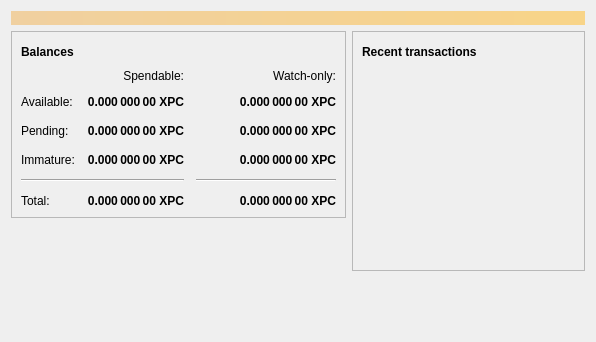
<?xml version="1.0" encoding="UTF-8"?>
<ui version="4.0">
 <class>OverviewPage</class>
 <widget class="QWidget" name="OverviewPage">
  <property name="geometry">
   <rect>
    <x>0</x>
    <y>0</y>
    <width>596</width>
    <height>342</height>
   </rect>
  </property>
  <property name="windowTitle">
   <string>Form</string>
  </property>
  <layout class="QVBoxLayout" name="topLayout">
   <item>
    <widget class="QLabel" name="labelAlerts">
     <property name="visible">
      <bool>false</bool>
     </property>
     <property name="styleSheet">
      <string notr="true">QLabel { background-color: qlineargradient(x1: 0, y1: 0, x2: 1, y2: 0, stop:0 #F0D0A0, stop:1 #F8D488); color:#000000; }</string>
     </property>
     <property name="wordWrap">
      <bool>true</bool>
     </property>
     <property name="margin">
      <number>3</number>
     </property>
     <property name="textInteractionFlags">
      <set>Qt::TextSelectableByMouse</set>
     </property>
    </widget>
   </item>
   <item>
    <layout class="QHBoxLayout" name="horizontalLayout" stretch="1,1">
     <item>
      <layout class="QVBoxLayout" name="verticalLayout_2">
       <item>
        <widget class="QFrame" name="frame">
         <property name="frameShape">
          <enum>QFrame::StyledPanel</enum>
         </property>
         <property name="frameShadow">
          <enum>QFrame::Raised</enum>
         </property>
         <layout class="QVBoxLayout" name="verticalLayout_4">
          <item>
           <layout class="QHBoxLayout" name="horizontalLayout_4">
            <item>
             <widget class="QLabel" name="label_5">
              <property name="font">
               <font>
                <weight>75</weight>
                <bold>true</bold>
               </font>
              </property>
              <property name="text">
               <string>Balances</string>
              </property>
             </widget>
            </item>
            <item>
             <widget class="QPushButton" name="labelWalletStatus">
              <property name="enabled">
               <bool>true</bool>
              </property>
              <property name="maximumSize">
               <size>
                <width>30</width>
                <height>16777215</height>
               </size>
              </property>
              <property name="toolTip">
               <string>The displayed information may be out of date. Your wallet automatically synchronizes with the XPC network after a connection is established, but this process has not completed yet.</string>
              </property>
              <property name="text">
               <string/>
              </property>
              <property name="icon">
               <iconset resource="../bitcoin.qrc">
                <normaloff>:/icons/warning</normaloff>
                <disabledoff>:/icons/warning</disabledoff>:/icons/warning</iconset>
              </property>
              <property name="iconSize">
               <size>
                <width>24</width>
                <height>24</height>
               </size>
              </property>
              <property name="flat">
               <bool>true</bool>
              </property>
             </widget>
            </item>
            <item>
             <spacer name="horizontalSpacer_3">
              <property name="orientation">
               <enum>Qt::Horizontal</enum>
              </property>
              <property name="sizeHint" stdset="0">
               <size>
                <width>40</width>
                <height>20</height>
               </size>
              </property>
             </spacer>
            </item>
           </layout>
          </item>
          <item>
           <layout class="QGridLayout" name="gridLayout">
            <property name="spacing">
             <number>12</number>
            </property>
            <item row="2" column="2">
             <widget class="QLabel" name="labelWatchPending">
              <property name="font">
               <font>
                <weight>75</weight>
                <bold>true</bold>
               </font>
              </property>
              <property name="cursor">
               <cursorShape>IBeamCursor</cursorShape>
              </property>
              <property name="toolTip">
               <string>Unconfirmed transactions to watch-only addresses</string>
              </property>
              <property name="text">
               <string notr="true">0.000 000 00 XPC</string>
              </property>
              <property name="alignment">
               <set>Qt::AlignRight|Qt::AlignTrailing|Qt::AlignVCenter</set>
              </property>
              <property name="textInteractionFlags">
               <set>Qt::LinksAccessibleByMouse|Qt::TextSelectableByKeyboard|Qt::TextSelectableByMouse</set>
              </property>
             </widget>
            </item>
            <item row="2" column="1">
             <widget class="QLabel" name="labelUnconfirmed">
              <property name="font">
               <font>
                <weight>75</weight>
                <bold>true</bold>
               </font>
              </property>
              <property name="cursor">
               <cursorShape>IBeamCursor</cursorShape>
              </property>
              <property name="toolTip">
               <string>Total of transactions that have yet to be confirmed, and do not yet count toward the spendable balance</string>
              </property>
              <property name="text">
               <string notr="true">0.000 000 00 XPC</string>
              </property>
              <property name="alignment">
               <set>Qt::AlignRight|Qt::AlignTrailing|Qt::AlignVCenter</set>
              </property>
              <property name="textInteractionFlags">
               <set>Qt::LinksAccessibleByMouse|Qt::TextSelectableByKeyboard|Qt::TextSelectableByMouse</set>
              </property>
             </widget>
            </item>
            <item row="3" column="2">
             <widget class="QLabel" name="labelWatchImmature">
              <property name="font">
               <font>
                <weight>75</weight>
                <bold>true</bold>
               </font>
              </property>
              <property name="cursor">
               <cursorShape>IBeamCursor</cursorShape>
              </property>
              <property name="toolTip">
               <string>Mined balance in watch-only addresses that has not yet matured</string>
              </property>
              <property name="text">
               <string notr="true">0.000 000 00 XPC</string>
              </property>
              <property name="alignment">
               <set>Qt::AlignRight|Qt::AlignTrailing|Qt::AlignVCenter</set>
              </property>
              <property name="textInteractionFlags">
               <set>Qt::LinksAccessibleByMouse|Qt::TextSelectableByKeyboard|Qt::TextSelectableByMouse</set>
              </property>
             </widget>
            </item>
            <item row="4" column="0" colspan="2">
             <widget class="Line" name="line">
              <property name="orientation">
               <enum>Qt::Horizontal</enum>
              </property>
             </widget>
            </item>
            <item row="4" column="2">
             <widget class="Line" name="lineWatchBalance">
              <property name="sizePolicy">
               <sizepolicy hsizetype="Preferred" vsizetype="Fixed">
                <horstretch>0</horstretch>
                <verstretch>0</verstretch>
               </sizepolicy>
              </property>
              <property name="minimumSize">
               <size>
                <width>140</width>
                <height>0</height>
               </size>
              </property>
              <property name="orientation">
               <enum>Qt::Horizontal</enum>
              </property>
             </widget>
            </item>
            <item row="5" column="0">
             <widget class="QLabel" name="labelTotalText">
              <property name="text">
               <string>Total:</string>
              </property>
             </widget>
            </item>
            <item row="3" column="1">
             <widget class="QLabel" name="labelImmature">
              <property name="font">
               <font>
                <weight>75</weight>
                <bold>true</bold>
               </font>
              </property>
              <property name="cursor">
               <cursorShape>IBeamCursor</cursorShape>
              </property>
              <property name="toolTip">
               <string>Mined balance that has not yet matured</string>
              </property>
              <property name="text">
               <string notr="true">0.000 000 00 XPC</string>
              </property>
              <property name="alignment">
               <set>Qt::AlignRight|Qt::AlignTrailing|Qt::AlignVCenter</set>
              </property>
              <property name="textInteractionFlags">
               <set>Qt::LinksAccessibleByMouse|Qt::TextSelectableByKeyboard|Qt::TextSelectableByMouse</set>
              </property>
             </widget>
            </item>
            <item row="2" column="3">
             <spacer name="horizontalSpacer_2">
              <property name="orientation">
               <enum>Qt::Horizontal</enum>
              </property>
              <property name="sizeHint" stdset="0">
               <size>
                <width>40</width>
                <height>20</height>
               </size>
              </property>
             </spacer>
            </item>
            <item row="3" column="0">
             <widget class="QLabel" name="labelImmatureText">
              <property name="text">
               <string>Immature:</string>
              </property>
             </widget>
            </item>
            <item row="5" column="1">
             <widget class="QLabel" name="labelTotal">
              <property name="font">
               <font>
                <weight>75</weight>
                <bold>true</bold>
               </font>
              </property>
              <property name="cursor">
               <cursorShape>IBeamCursor</cursorShape>
              </property>
              <property name="toolTip">
               <string>Your current total balance</string>
              </property>
              <property name="text">
               <string notr="true">0.000 000 00 XPC</string>
              </property>
              <property name="alignment">
               <set>Qt::AlignRight|Qt::AlignTrailing|Qt::AlignVCenter</set>
              </property>
              <property name="textInteractionFlags">
               <set>Qt::LinksAccessibleByMouse|Qt::TextSelectableByKeyboard|Qt::TextSelectableByMouse</set>
              </property>
             </widget>
            </item>
            <item row="5" column="2">
             <widget class="QLabel" name="labelWatchTotal">
              <property name="font">
               <font>
                <weight>75</weight>
                <bold>true</bold>
               </font>
              </property>
              <property name="cursor">
               <cursorShape>IBeamCursor</cursorShape>
              </property>
              <property name="toolTip">
               <string>Current total balance in watch-only addresses</string>
              </property>
              <property name="text">
               <string notr="true">0.000 000 00 XPC</string>
              </property>
              <property name="alignment">
               <set>Qt::AlignRight|Qt::AlignTrailing|Qt::AlignVCenter</set>
              </property>
              <property name="textInteractionFlags">
               <set>Qt::LinksAccessibleByMouse|Qt::TextSelectableByKeyboard|Qt::TextSelectableByMouse</set>
              </property>
             </widget>
            </item>
            <item row="0" column="2">
             <widget class="QLabel" name="labelWatchonly">
              <property name="text">
               <string>Watch-only:</string>
              </property>
              <property name="alignment">
               <set>Qt::AlignRight|Qt::AlignTrailing|Qt::AlignVCenter</set>
              </property>
             </widget>
            </item>
            <item row="1" column="0">
             <widget class="QLabel" name="labelBalanceText">
              <property name="text">
               <string>Available:</string>
              </property>
             </widget>
            </item>
            <item row="1" column="1">
             <widget class="QLabel" name="labelBalance">
              <property name="font">
               <font>
                <weight>75</weight>
                <bold>true</bold>
               </font>
              </property>
              <property name="cursor">
               <cursorShape>IBeamCursor</cursorShape>
              </property>
              <property name="toolTip">
               <string>Your current spendable balance</string>
              </property>
              <property name="text">
               <string notr="true">0.000 000 00 XPC</string>
              </property>
              <property name="alignment">
               <set>Qt::AlignRight|Qt::AlignTrailing|Qt::AlignVCenter</set>
              </property>
              <property name="textInteractionFlags">
               <set>Qt::LinksAccessibleByMouse|Qt::TextSelectableByKeyboard|Qt::TextSelectableByMouse</set>
              </property>
             </widget>
            </item>
            <item row="1" column="2">
             <widget class="QLabel" name="labelWatchAvailable">
              <property name="font">
               <font>
                <weight>75</weight>
                <bold>true</bold>
               </font>
              </property>
              <property name="cursor">
               <cursorShape>IBeamCursor</cursorShape>
              </property>
              <property name="toolTip">
               <string>Your current balance in watch-only addresses</string>
              </property>
              <property name="text">
               <string notr="true">0.000 000 00 XPC</string>
              </property>
              <property name="alignment">
               <set>Qt::AlignRight|Qt::AlignTrailing|Qt::AlignVCenter</set>
              </property>
              <property name="textInteractionFlags">
               <set>Qt::LinksAccessibleByMouse|Qt::TextSelectableByKeyboard|Qt::TextSelectableByMouse</set>
              </property>
             </widget>
            </item>
            <item row="2" column="0">
             <widget class="QLabel" name="labelPendingText">
              <property name="text">
               <string>Pending:</string>
              </property>
             </widget>
            </item>
            <item row="0" column="1">
             <widget class="QLabel" name="labelSpendable">
              <property name="text">
               <string>Spendable:</string>
              </property>
              <property name="alignment">
               <set>Qt::AlignRight|Qt::AlignTrailing|Qt::AlignVCenter</set>
              </property>
             </widget>
            </item>
           </layout>
          </item>
         </layout>
        </widget>
       </item>
       <item>
        <spacer name="verticalSpacer">
         <property name="orientation">
          <enum>Qt::Vertical</enum>
         </property>
         <property name="sizeHint" stdset="0">
          <size>
           <width>20</width>
           <height>40</height>
          </size>
         </property>
        </spacer>
       </item>
      </layout>
     </item>
     <item>
      <layout class="QVBoxLayout" name="verticalLayout_3">
       <item>
        <widget class="QFrame" name="frame_2">
         <property name="frameShape">
          <enum>QFrame::StyledPanel</enum>
         </property>
         <property name="frameShadow">
          <enum>QFrame::Raised</enum>
         </property>
         <layout class="QVBoxLayout" name="verticalLayout">
          <item>
           <layout class="QHBoxLayout" name="horizontalLayout_2">
            <item>
             <widget class="QLabel" name="label_4">
              <property name="font">
               <font>
                <weight>75</weight>
                <bold>true</bold>
               </font>
              </property>
              <property name="text">
               <string>Recent transactions</string>
              </property>
             </widget>
            </item>
            <item>
             <widget class="QPushButton" name="labelTransactionsStatus">
              <property name="enabled">
               <bool>true</bool>
              </property>
              <property name="maximumSize">
               <size>
                <width>30</width>
                <height>16777215</height>
               </size>
              </property>
              <property name="toolTip">
               <string>The displayed information may be out of date. Your wallet automatically synchronizes with the XPC network after a connection is established, but this process has not completed yet.</string>
              </property>
              <property name="text">
               <string/>
              </property>
              <property name="icon">
               <iconset resource="../bitcoin.qrc">
                <normaloff>:/icons/warning</normaloff>
                <disabledoff>:/icons/warning</disabledoff>:/icons/warning</iconset>
              </property>
              <property name="iconSize">
               <size>
                <width>24</width>
                <height>24</height>
               </size>
              </property>
              <property name="flat">
               <bool>true</bool>
              </property>
             </widget>
            </item>
            <item>
             <spacer name="horizontalSpacer">
              <property name="orientation">
               <enum>Qt::Horizontal</enum>
              </property>
              <property name="sizeHint" stdset="0">
               <size>
                <width>40</width>
                <height>20</height>
               </size>
              </property>
             </spacer>
            </item>
           </layout>
          </item>
          <item>
           <widget class="QListView" name="listTransactions">
            <property name="styleSheet">
             <string notr="true">QListView { background: transparent; }</string>
            </property>
            <property name="frameShape">
             <enum>QFrame::NoFrame</enum>
            </property>
            <property name="verticalScrollBarPolicy">
             <enum>Qt::ScrollBarAlwaysOff</enum>
            </property>
            <property name="horizontalScrollBarPolicy">
             <enum>Qt::ScrollBarAlwaysOff</enum>
            </property>
            <property name="selectionMode">
             <enum>QAbstractItemView::NoSelection</enum>
            </property>
           </widget>
          </item>
         </layout>
        </widget>
       </item>
       <item>
        <spacer name="verticalSpacer_2">
         <property name="orientation">
          <enum>Qt::Vertical</enum>
         </property>
         <property name="sizeHint" stdset="0">
          <size>
           <width>20</width>
           <height>40</height>
          </size>
         </property>
        </spacer>
       </item>
      </layout>
     </item>
    </layout>
   </item>
  </layout>
 </widget>
 <resources/>
 <connections/>
</ui>
